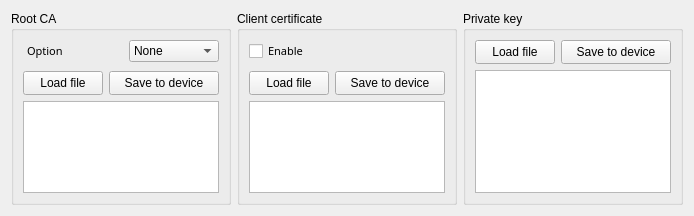
            <widget class="QWidget" name="certificate_tab">
             <attribute name="title">
              <string>Certificate manager</string>
             </attribute>
             <layout class="QGridLayout" name="gridLayout_28">
              <item row="0" column="0">
               <widget class="QGroupBox" name="groupBox_12">
                <property name="minimumSize">
                 <size>
                  <width>200</width>
                  <height>194</height>
                 </size>
                </property>
                <property name="maximumSize">
                 <size>
                  <width>220</width>
                  <height>194</height>
                 </size>
                </property>
                <property name="title">
                 <string>Root CA</string>
                </property>
                <layout class="QGridLayout" name="gridLayout">
                 <property name="verticalSpacing">
                  <number>3</number>
                 </property>
                 <item row="2" column="0" colspan="2">
                  <layout class="QGridLayout" name="gridLayout_95">
                   <property name="bottomMargin">
                    <number>3</number>
                   </property>
                   <property name="horizontalSpacing">
                    <number>6</number>
                   </property>
                   <item row="0" column="1">
                    <widget class="QPushButton" name="btn_load_rootca">
                     <property name="minimumSize">
                      <size>
                       <width>80</width>
                       <height>24</height>
                      </size>
                     </property>
                     <property name="maximumSize">
                      <size>
                       <width>80</width>
                       <height>24</height>
                      </size>
                     </property>
                     <property name="text">
                      <string>Load file</string>
                     </property>
                    </widget>
                   </item>
                   <item row="0" column="2">
                    <widget class="QPushButton" name="btn_save_rootca">
                     <property name="minimumSize">
                      <size>
                       <width>110</width>
                       <height>24</height>
                      </size>
                     </property>
                     <property name="maximumSize">
                      <size>
                       <width>115</width>
                       <height>24</height>
                      </size>
                     </property>
                     <property name="text">
                      <string>Save to device</string>
                     </property>
                    </widget>
                   </item>
                  </layout>
                 </item>
                 <item row="3" column="0" colspan="2">
                  <widget class="QTextEdit" name="textedit_rootca">
                   <property name="minimumSize">
                    <size>
                     <width>150</width>
                     <height>70</height>
                    </size>
                   </property>
                   <property name="maximumSize">
                    <size>
                     <width>200</width>
                     <height>95</height>
                    </size>
                   </property>
                   <property name="font">
                    <font>
                     <family>맑은 고딕</family>
                     <pointsize>9</pointsize>
                    </font>
                   </property>
                   <property name="readOnly">
                    <bool>true</bool>
                   </property>
                  </widget>
                 </item>
                 <item row="1" column="0">
                  <widget class="Line" name="line_2">
                   <property name="minimumSize">
                    <size>
                     <width>190</width>
                     <height>0</height>
                    </size>
                   </property>
                   <property name="maximumSize">
                    <size>
                     <width>200</width>
                     <height>16777215</height>
                    </size>
                   </property>
                   <property name="frameShadow">
                    <enum>QFrame::Raised</enum>
                   </property>
                   <property name="lineWidth">
                    <number>0</number>
                   </property>
                   <property name="orientation">
                    <enum>Qt::Horizontal</enum>
                   </property>
                  </widget>
                 </item>
                 <item row="0" column="0">
                  <widget class="QLabel" name="label_mqtt_clientid_2">
                   <property name="minimumSize">
                    <size>
                     <width>70</width>
                     <height>22</height>
                    </size>
                   </property>
                   <property name="maximumSize">
                    <size>
                     <width>70</width>
                     <height>22</height>
                    </size>
                   </property>
                   <property name="font">
                    <font>
                     <family>맑은 고딕</family>
                     <pointsize>8</pointsize>
                    </font>
                   </property>
                   <property name="text">
                    <string>Option</string>
                   </property>
                   <property name="margin">
                    <number>1</number>
                   </property>
                   <property name="indent">
                    <number>4</number>
                   </property>
                  </widget>
                 </item>
                 <item row="0" column="1">
                  <widget class="QComboBox" name="combobox_rootca_option">
                   <property name="sizePolicy">
                    <sizepolicy hsizetype="Preferred" vsizetype="Fixed">
                     <horstretch>140</horstretch>
                     <verstretch>22</verstretch>
                    </sizepolicy>
                   </property>
                   <property name="minimumSize">
                    <size>
                     <width>90</width>
                     <height>22</height>
                    </size>
                   </property>
                   <property name="maximumSize">
                    <size>
                     <width>90</width>
                     <height>22</height>
                    </size>
                   </property>
                   <item>
                    <property name="text">
                     <string>None</string>
                    </property>
                   </item>
                   <item>
                    <property name="text">
                     <string>Optional</string>
                    </property>
                   </item>
                   <item>
                    <property name="text">
                     <string>Required</string>
                    </property>
                   </item>
                  </widget>
                 </item>
                </layout>
               </widget>
              </item>
              <item row="0" column="1">
               <widget class="QGroupBox" name="groupBox_13">
                <property name="minimumSize">
                 <size>
                  <width>200</width>
                  <height>194</height>
                 </size>
                </property>
                <property name="maximumSize">
                 <size>
                  <width>220</width>
                  <height>194</height>
                 </size>
                </property>
                <property name="title">
                 <string>Client certificate</string>
                </property>
                <layout class="QGridLayout" name="gridLayout_26">
                 <property name="verticalSpacing">
                  <number>3</number>
                 </property>
                 <item row="0" column="0">
                  <widget class="QCheckBox" name="checkbox_enable_client_cert">
                   <property name="minimumSize">
                    <size>
                     <width>75</width>
                     <height>22</height>
                    </size>
                   </property>
                   <property name="maximumSize">
                    <size>
                     <width>75</width>
                     <height>22</height>
                    </size>
                   </property>
                   <property name="font">
                    <font>
                     <family>맑은 고딕</family>
                     <pointsize>8</pointsize>
                    </font>
                   </property>
                   <property name="text">
                    <string>Enable</string>
                   </property>
                   <property name="checked">
                    <bool>false</bool>
                   </property>
                  </widget>
                 </item>
                 <item row="1" column="0">
                  <widget class="Line" name="line_3">
                   <property name="minimumSize">
                    <size>
                     <width>190</width>
                     <height>0</height>
                    </size>
                   </property>
                   <property name="maximumSize">
                    <size>
                     <width>200</width>
                     <height>16777215</height>
                    </size>
                   </property>
                   <property name="frameShadow">
                    <enum>QFrame::Raised</enum>
                   </property>
                   <property name="lineWidth">
                    <number>0</number>
                   </property>
                   <property name="orientation">
                    <enum>Qt::Horizontal</enum>
                   </property>
                  </widget>
                 </item>
                 <item row="3" column="0">
                  <layout class="QGridLayout" name="gridLayout_110">
                   <property name="bottomMargin">
                    <number>3</number>
                   </property>
                   <property name="horizontalSpacing">
                    <number>6</number>
                   </property>
                   <item row="0" column="1">
                    <widget class="QPushButton" name="btn_save_client_cert">
                     <property name="minimumSize">
                      <size>
                       <width>110</width>
                       <height>24</height>
                      </size>
                     </property>
                     <property name="maximumSize">
                      <size>
                       <width>115</width>
                       <height>24</height>
                      </size>
                     </property>
                     <property name="text">
                      <string>Save to device</string>
                     </property>
                    </widget>
                   </item>
                   <item row="0" column="0">
                    <widget class="QPushButton" name="btn_load_client_cert">
                     <property name="minimumSize">
                      <size>
                       <width>80</width>
                       <height>24</height>
                      </size>
                     </property>
                     <property name="maximumSize">
                      <size>
                       <width>80</width>
                       <height>24</height>
                      </size>
                     </property>
                     <property name="text">
                      <string>Load file</string>
                     </property>
                    </widget>
                   </item>
                  </layout>
                 </item>
                 <item row="4" column="0">
                  <widget class="QTextEdit" name="textedit_client_cert">
                   <property name="minimumSize">
                    <size>
                     <width>150</width>
                     <height>70</height>
                    </size>
                   </property>
                   <property name="maximumSize">
                    <size>
                     <width>200</width>
                     <height>95</height>
                    </size>
                   </property>
                   <property name="font">
                    <font>
                     <family>맑은 고딕</family>
                     <pointsize>9</pointsize>
                    </font>
                   </property>
                   <property name="readOnly">
                    <bool>true</bool>
                   </property>
                  </widget>
                 </item>
                </layout>
               </widget>
              </item>
              <item row="0" column="2">
               <widget class="QGroupBox" name="groupBox_14">
                <property name="minimumSize">
                 <size>
                  <width>200</width>
                  <height>194</height>
                 </size>
                </property>
                <property name="maximumSize">
                 <size>
                  <width>220</width>
                  <height>194</height>
                 </size>
                </property>
                <property name="title">
                 <string>Private key</string>
                </property>
                <layout class="QGridLayout" name="gridLayout_27">
                 <item row="0" column="0">
                  <layout class="QGridLayout" name="gridLayout_111">
                   <property name="horizontalSpacing">
                    <number>6</number>
                   </property>
                   <item row="0" column="1">
                    <widget class="QPushButton" name="btn_load_privatekey">
                     <property name="minimumSize">
                      <size>
                       <width>80</width>
                       <height>24</height>
                      </size>
                     </property>
                     <property name="maximumSize">
                      <size>
                       <width>80</width>
                       <height>24</height>
                      </size>
                     </property>
                     <property name="text">
                      <string>Load file</string>
                     </property>
                    </widget>
                   </item>
                   <item row="0" column="2">
                    <widget class="QPushButton" name="btn_save_privatekey">
                     <property name="minimumSize">
                      <size>
                       <width>110</width>
                       <height>24</height>
                      </size>
                     </property>
                     <property name="maximumSize">
                      <size>
                       <width>115</width>
                       <height>24</height>
                      </size>
                     </property>
                     <property name="text">
                      <string>Save to device</string>
                     </property>
                    </widget>
                   </item>
                  </layout>
                 </item>
                 <item row="1" column="0">
                  <widget class="QTextEdit" name="textedit_privatekey">
                   <property name="minimumSize">
                    <size>
                     <width>150</width>
                     <height>70</height>
                    </size>
                   </property>
                   <property name="maximumSize">
                    <size>
                     <width>200</width>
                     <height>130</height>
                    </size>
                   </property>
                   <property name="font">
                    <font>
                     <family>맑은 고딕</family>
                     <pointsize>9</pointsize>
                    </font>
                   </property>
                   <property name="readOnly">
                    <bool>true</bool>
                   </property>
                  </widget>
                 </item>
                </layout>
               </widget>
              </item>
             </layout>
            </widget>
